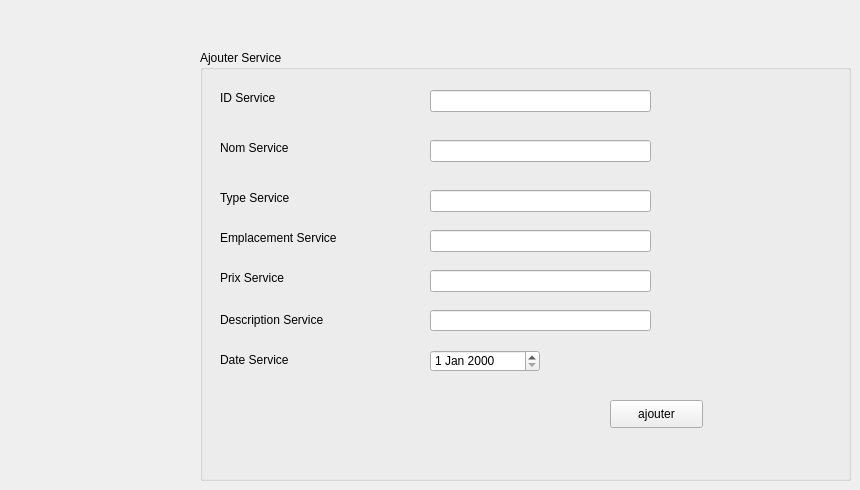
      <widget class="QWidget" name="tab_8">
       <attribute name="title">
        <string>Ajouter</string>
       </attribute>
       <widget class="QGroupBox" name="groupBox_3">
        <property name="geometry">
         <rect>
          <x>200</x>
          <y>50</y>
          <width>651</width>
          <height>431</height>
         </rect>
        </property>
        <property name="title">
         <string>Ajouter Service</string>
        </property>
        <widget class="QLabel" name="label_7">
         <property name="geometry">
          <rect>
           <x>20</x>
           <y>40</y>
           <width>81</width>
           <height>16</height>
          </rect>
         </property>
         <property name="text">
          <string>ID Service</string>
         </property>
        </widget>
        <widget class="QLabel" name="label_11">
         <property name="geometry">
          <rect>
           <x>20</x>
           <y>90</y>
           <width>91</width>
           <height>16</height>
          </rect>
         </property>
         <property name="text">
          <string>Nom Service</string>
         </property>
        </widget>
        <widget class="QLabel" name="label_13">
         <property name="geometry">
          <rect>
           <x>20</x>
           <y>140</y>
           <width>91</width>
           <height>16</height>
          </rect>
         </property>
         <property name="text">
          <string>Type Service</string>
         </property>
        </widget>
        <widget class="QLabel" name="label_14">
         <property name="geometry">
          <rect>
           <x>20</x>
           <y>180</y>
           <width>141</width>
           <height>16</height>
          </rect>
         </property>
         <property name="text">
          <string>Emplacement Service</string>
         </property>
        </widget>
        <widget class="QLabel" name="label_15">
         <property name="geometry">
          <rect>
           <x>20</x>
           <y>220</y>
           <width>91</width>
           <height>16</height>
          </rect>
         </property>
         <property name="text">
          <string>Prix Service</string>
         </property>
        </widget>
        <widget class="QLineEdit" name="le_id">
         <property name="geometry">
          <rect>
           <x>230</x>
           <y>40</y>
           <width>221</width>
           <height>22</height>
          </rect>
         </property>
        </widget>
        <widget class="QLineEdit" name="lineEdit_nomservice">
         <property name="geometry">
          <rect>
           <x>230</x>
           <y>90</y>
           <width>221</width>
           <height>22</height>
          </rect>
         </property>
        </widget>
        <widget class="QLineEdit" name="lineEdit_typeservice">
         <property name="geometry">
          <rect>
           <x>230</x>
           <y>140</y>
           <width>221</width>
           <height>22</height>
          </rect>
         </property>
        </widget>
        <widget class="QLineEdit" name="lineEdit_emplacementservice">
         <property name="geometry">
          <rect>
           <x>230</x>
           <y>180</y>
           <width>221</width>
           <height>22</height>
          </rect>
         </property>
        </widget>
        <widget class="QLineEdit" name="lineEdit_prixservice">
         <property name="geometry">
          <rect>
           <x>230</x>
           <y>220</y>
           <width>221</width>
           <height>22</height>
          </rect>
         </property>
        </widget>
        <widget class="QLabel" name="label_16">
         <property name="geometry">
          <rect>
           <x>20</x>
           <y>260</y>
           <width>131</width>
           <height>20</height>
          </rect>
         </property>
         <property name="text">
          <string>Description Service</string>
         </property>
        </widget>
        <widget class="QLineEdit" name="lineEdit_descriptionservice">
         <property name="geometry">
          <rect>
           <x>230</x>
           <y>260</y>
           <width>221</width>
           <height>21</height>
          </rect>
         </property>
        </widget>
        <widget class="QLabel" name="label_17">
         <property name="geometry">
          <rect>
           <x>20</x>
           <y>300</y>
           <width>111</width>
           <height>20</height>
          </rect>
         </property>
         <property name="text">
          <string>Date Service</string>
         </property>
        </widget>
        <widget class="QDateEdit" name="dateEdit">
         <property name="geometry">
          <rect>
           <x>230</x>
           <y>300</y>
           <width>110</width>
           <height>22</height>
          </rect>
         </property>
        </widget>
        <widget class="QPushButton" name="ajouterservice">
         <property name="geometry">
          <rect>
           <x>410</x>
           <y>350</y>
           <width>93</width>
           <height>28</height>
          </rect>
         </property>
         <property name="text">
          <string>ajouter</string>
         </property>
        </widget>
       </widget>
      </widget>
